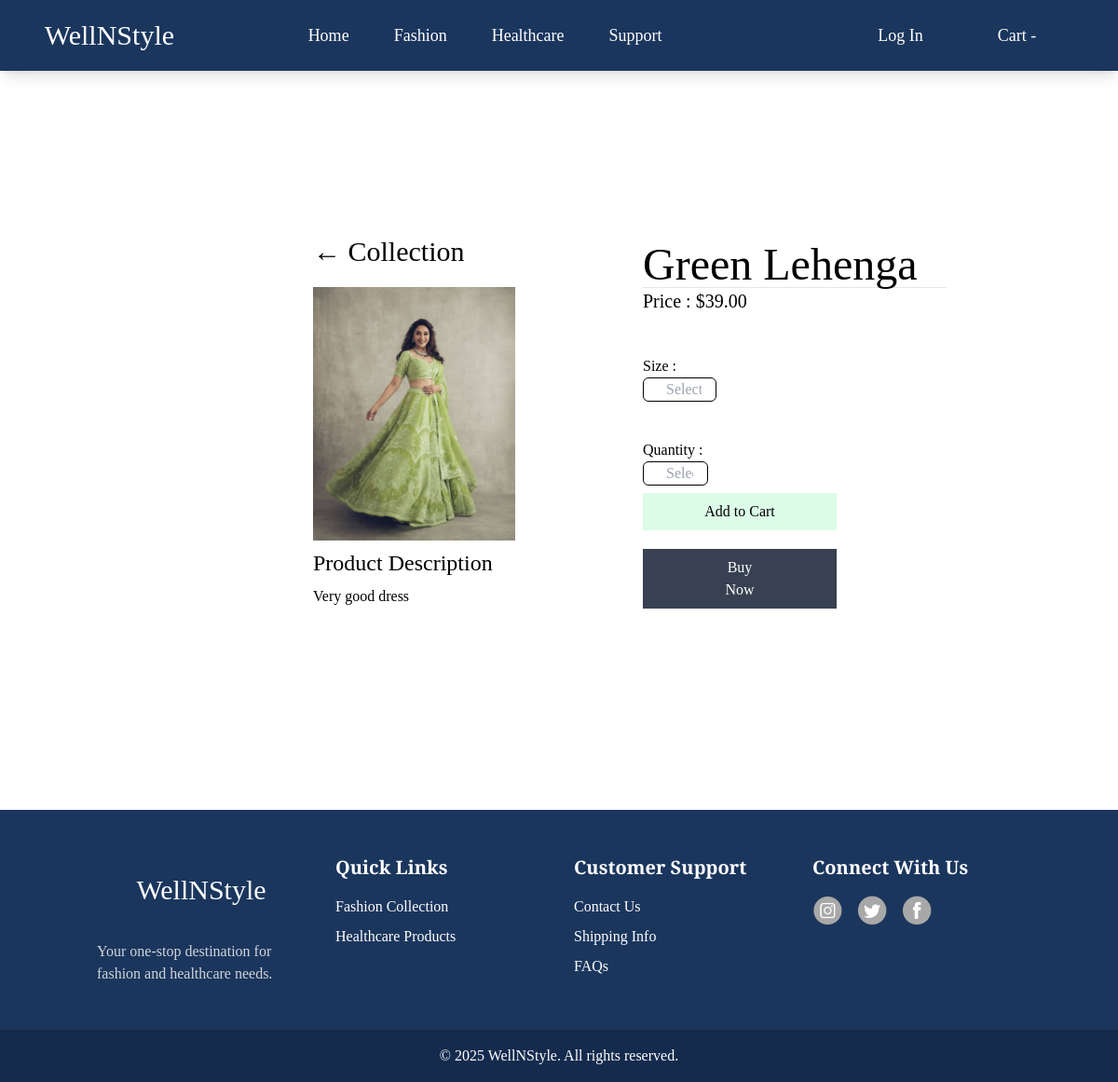
Screenshot of /product/2/ with the database file from the repository.
### ecom/models.py (models this page shows, shortened)
class Product(models.Model):
    name = models.CharField(max_length=255)
    description = models.TextField()
    price = models.DecimalField(max_digits=10, decimal_places=2)
    category = models.ForeignKey(Category, on_delete=models.CASCADE)
    image = models.ImageField(upload_to='product/img')
    stock_quantity = models.IntegerField()

### ecom/views.py (the view)
# urls.py: path('product/<int:product_id>/',product,name='product'),
def product(request,product_id):
    product = get_object_or_404(Product,pk=product_id)
    return render(request,'ecom/product.html',{"product":product})

### ecom/templates/ecom/product.html (shortened to what this page needs)
{% extends 'ecom/base.html' %}
{% load static %}
{% block body %}
    <section class="flex m-44">
        <div class="ml-40 w-1/2 mr-5">
            <a class="text-3xl mb-5" href="/collection/">← Collection</a>
            <img id="buyimg" class="mt-5 w-2/3" src="/media/{{product.image}}" alt="">
            <h1 class="text-2xl my-2">Product Description</h1>
            <p class="my-2">{{product.description}}</p>
        </div>
        <div class="m-2 w-1/2">
            <h1 class="text-5xl">{{product.name}}</h1>
            <hr>
            <h1 class="text-xl">Price : ${{product.price}}</h1>
            <br>
            <div class="py-5">
                <label class="pr-10" for="quantity">Size :</label>
                <br>
                <input class="border rounded-md border-black pl-6" placeholder="Select " type="number" id="quantity"
                    name="quantity" min="28" max="40" required>
            </div>
            <div class="py-5">
                <label class="pr-5" value="1" for="quantityy">Quantity :</label>
                <br>
                <input class="border rounded-md pl-6 border-black" placeholder="Select " type="number" id="quantityy"
                    name="quantityy" min="1" max="5">
            <div>
                <a href="{% url 'add_to_cart' product.id %}" class="add-to-cart">
                    <button class="py-2 hover:bg-green-200 bg-green-100 text-center px-10 my-2 w-52">Add to Cart</button>
                </a>
                <a href="{% url 'order' product.id %}">
                    <button class="py-2 hover:bg-gray-800 bg-gray-700 text-white my-3 px-20 w-52">Buy Now</button>
                </a>
            </div>
    </section>
    {% endblock %}

### ecom/static/css/style.css (style rules this page uses)
* { font-family: "Josefin Slab", serif; font-optical-sizing: auto; font-weight: 400; font-style: normal; }

### rows the page displays
Product: image (picture), description "Very good dress", name "Green Lehenga", price "39.00"
